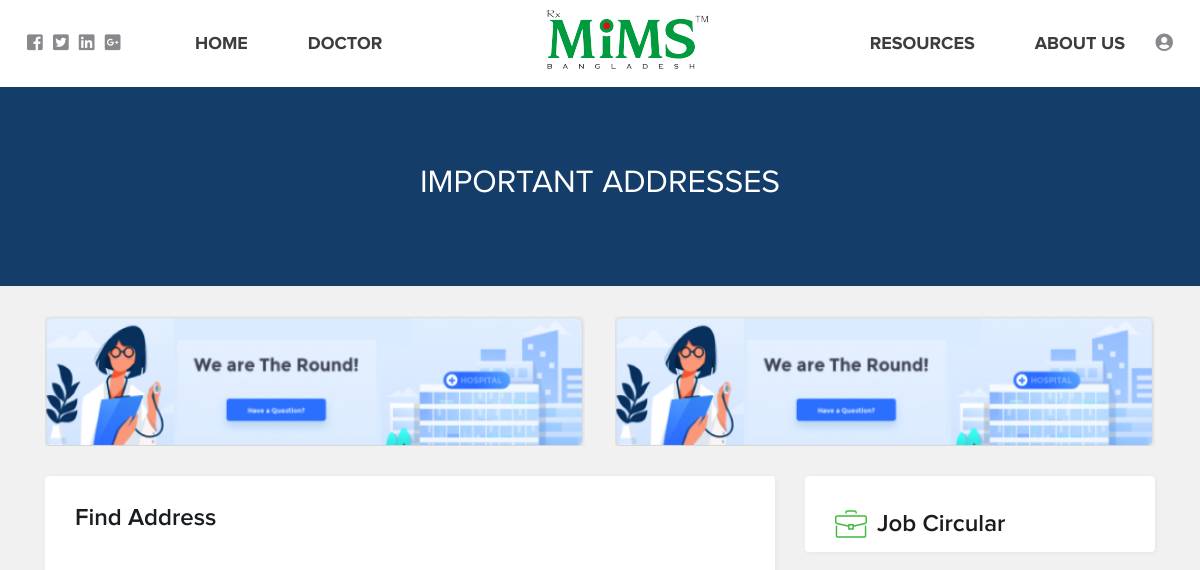
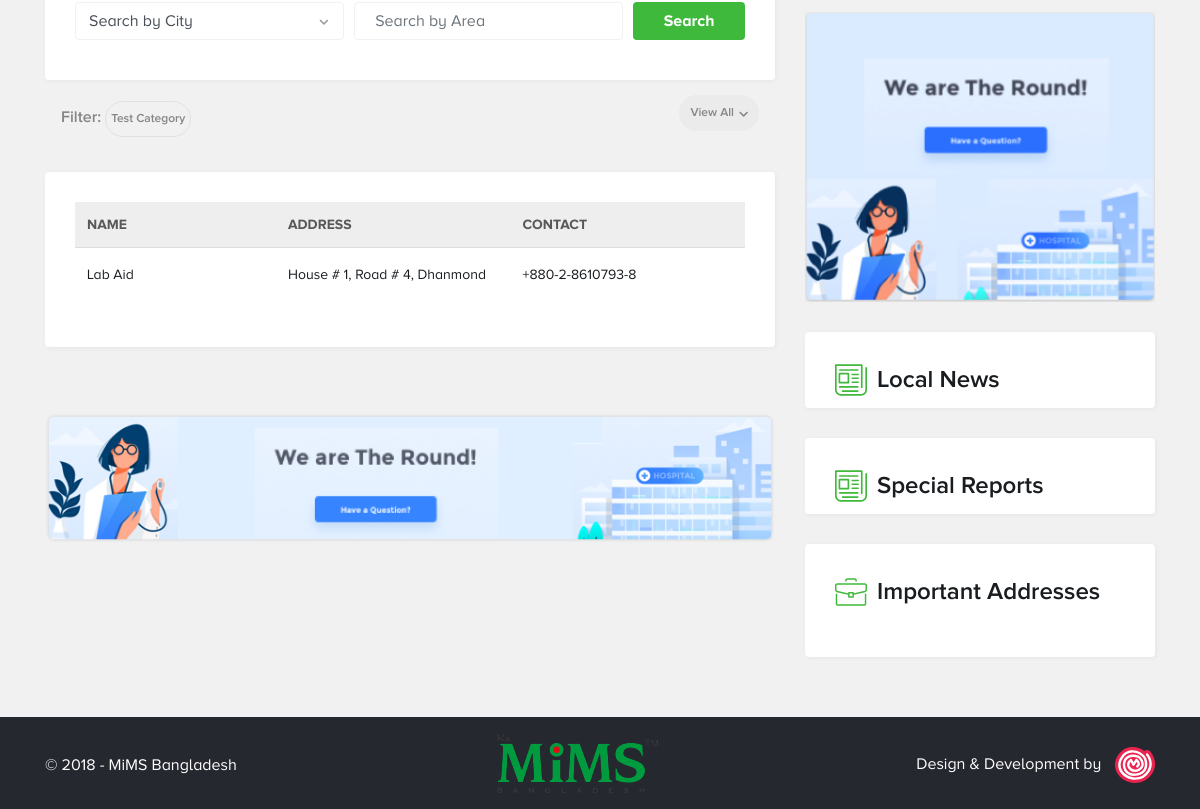
The app's page /index.php/address/getAllImportantAddress, older data (2 pictures, top to bottom).
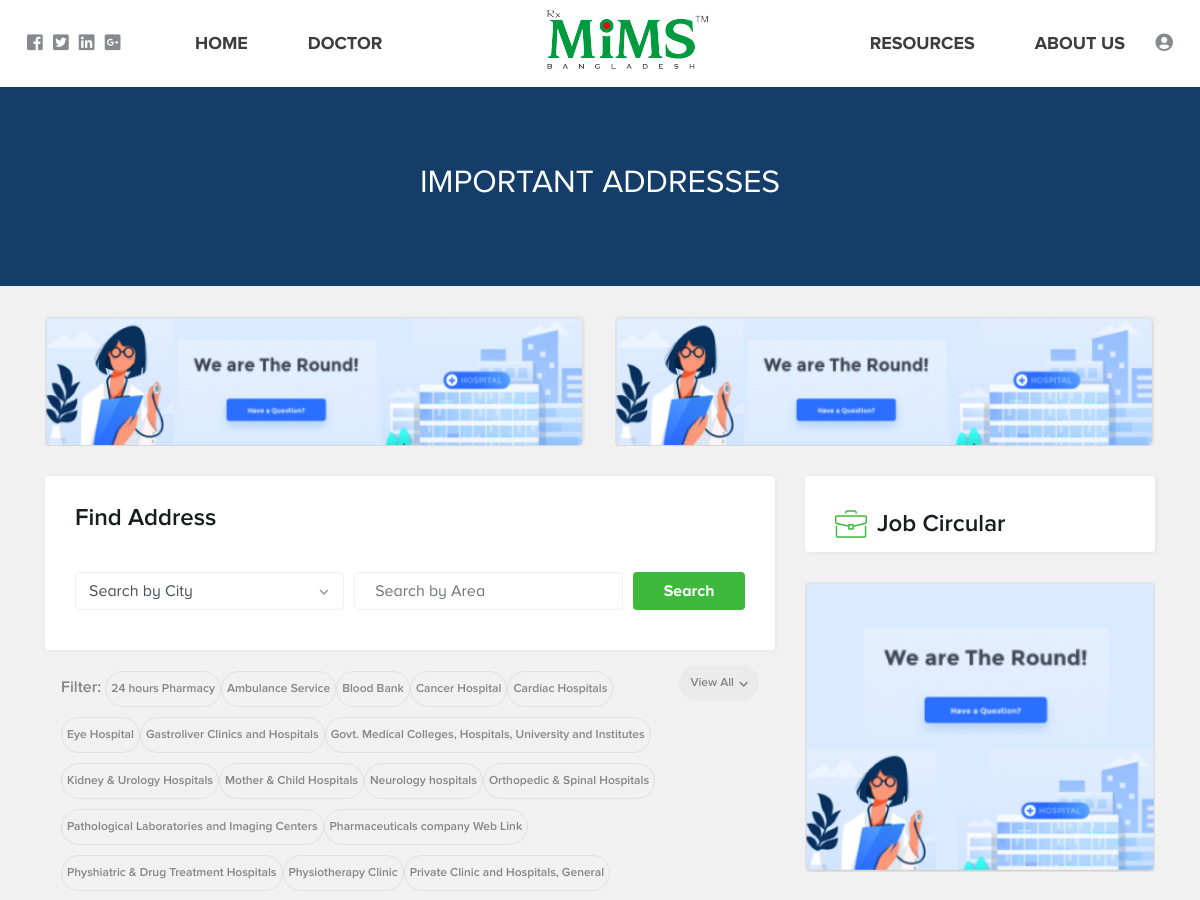
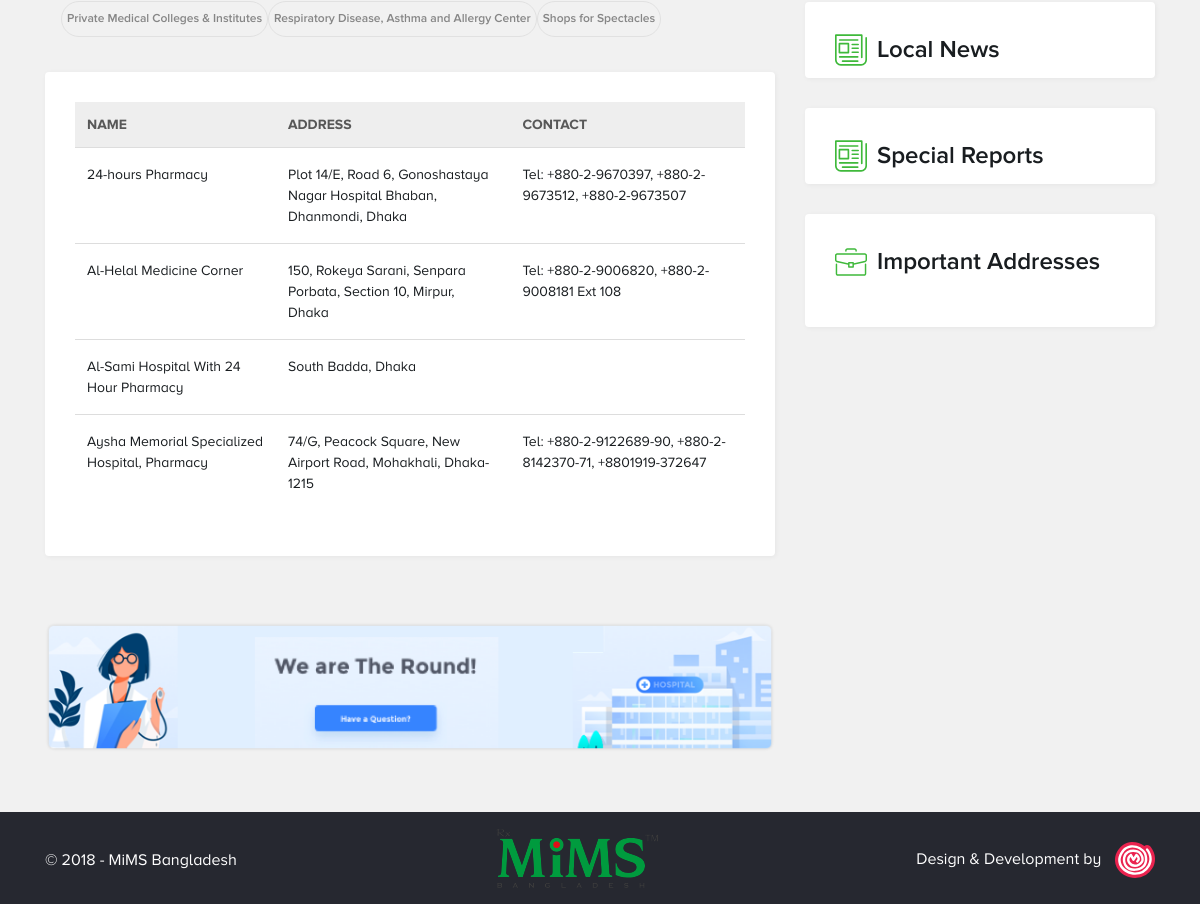
The same page, newer data (2 pictures, top to bottom).
### tables this page shows
CREATE TABLE `mims_addresscategory` (
  `ID` int(11) NOT NULL,
  `Name` varchar(100) NOT NULL,
  `CreatedBY` bigint(20) NOT NULL,
  `LastUpdate` timestamp NOT NULL DEFAULT CURRENT_TIMESTAMP,
  `IsActive` tinyint(1) NOT NULL DEFAULT '1'
);

CREATE TABLE `mims_addressinformation` (
  `ID` bigint(20) NOT NULL,
  `AddressCategoryID` int(11) NOT NULL,
  `Name` varchar(200) NOT NULL,
  `Address` varchar(500) NOT NULL,
  `ContactNumber` varchar(200) DEFAULT NULL,
  `CreatedBy` bigint(20) NOT NULL,
  `LastUpdate` timestamp NOT NULL DEFAULT CURRENT_TIMESTAMP,
  `IsActive` tinyint(1) NOT NULL DEFAULT '1'
);

### application/controllers/Address.php (called while the page is built, shortened)
<?php defined('BASEPATH') OR exit('No direct script access allowed');
class Address extends CI_Controller {
    public function __construct() {
        $this->load->model('AddressCategory_model');
        $this->load->model('AddressInformation_model');
        $this->load->model('Location_model');
    }
    public function getAllImportantAddress() {
        $data = array();
        $address_category_id = $this->input->get('AddressCategoryID');
        $data['AddressCategoryID'] = empty($address_category_id) ? '' : $address_category_id;
        list($data['AllAddress'], $data['TotalAddress']) = $this->AddressInformation_model->getAllActiveAddressInformation($address_category_id);
        $data['AllAddressCategory'] = $this->AddressCategory_model->getAllActiveAddressCategory();
        $data['Cities'] = $this->Location_model->getAllActiveCities();
        $this->load->view('front-end/header');
        $this->load->view('js/frontend-common-script');
        $this->load->view('js/frontend-address-script');
        $this->load->view('front-end/important-addresses', $data);
        $this->load->view('front-end/footer');
    }
}

### index.php (called while the page is built, shortened)
<?php
require_once BASEPATH.'core/CodeIgniter.php';

### application/models/AddressCategory_model.php (called while the page is built, shortened)
<?php if ( ! defined('BASEPATH')) exit('No direct script access allowed');
class AddressCategory_model extends GeneralData_model {
    public function getAllActiveAddressCategory() {
        $this->db->select('ID');
        $this->db->select('Name');
        $this->db->from('addresscategory');
        $this->db->where('IsActive', 1);
        $this->db->order_by('Name');
        $all_category = $this->db->get()->result_array();
        return $all_category;
    }
}

### application/models/AddressInformation_model.php (called while the page is built, shortened)
<?php if ( ! defined('BASEPATH')) exit('No direct script access allowed');
class AddressInformation_model extends GeneralData_model {
    public function getAllActiveAddressInformation($addressCategoryID) {
        $this->db->select('a.ID, a.Name, a.AddressCategoryID, a.Address, a.ContactNumber, a.IsActive');
        $this->db->from('addressinformation AS a');
        $this->db->where('a.IsActive', 1);
        if (!empty($addressCategoryID)) {
            $this->db->where('a.AddressCategoryID', $addressCategoryID);
        }$this->db->order_by('a.Name');
        $this->db->limit(config_item('per_page_address_information_number'));
        $all_address_information = $this->db->get()->result_array();
        $this->db->select('a.ID');
        $this->db->from('addressinformation AS a');
        $this->db->where('a.IsActive', 1);
        $this->db->order_by('a.Name');
        $all_information = $this->db->get()->result_array();
        return array($all_address_information, count($all_information));
    }
}

### application/views/front-end/important-addresses.php (the view, shortened to what the changed rows need)
<div class="banner title-banner d-md-flex d-none">
    <h2>Important Addresses</h2>
</div>
<div class="container">
    <div class="row">
        <div class="col-md-8 col-12">
            <div class="address-search-filters">
                      <span id="address-filter-list">
                          <?php
                          $category_no = 0;
                          foreach ($AllAddressCategory AS $category) {
                              $additional_filter_class = $category_no < 4 ? '' : ' address-additional-filter';
                              if ($category['ID'] == $AddressCategoryID) {
                                  echo '<label class="address-category-'.$category['ID'].' search-tag address-search-tag highlight'.$additional_filter_class.'"><a onclick="addressObject.getCategoryWiseAddresses('.$category['ID'].')">'.$category['Name'].'</a></label>';
                                  $selected_category_name = $category['Name'];
                              } else {
                                  echo '<label class="address-category-'.$category['ID'].' search-tag address-search-tag'.$additional_filter_class.'"><a onclick="addressObject.getCategoryWiseAddresses('.$category['ID'].')">'.$category['Name'].'</a></label>';
                              }
                              $category_no++;
                          }
                          ?>
                      </span>
            </div>
            <div class="content-section main">
                <div class="container address-table table-responsive">
                    <table class="table" id="address-list-table">
                        <thead>
                        <tr>
                            <th scope="col name-col" style="width: 30%">Name</th>
                            <th scope="col address-col" style="width: 35%">Address</th>
                            <th scope="col contact-col" style="width: 35%">Contact</th>
                        </tr>
                        </thead>
                        <tbody>
                        <?php
                        foreach ($AllAddress AS $address) {
                            echo '<tr>
                                    <td>'.$address['Name'].'</td>
                                    <td>'.$address['Address'].'</td>
                                    <td>'.$address['ContactNumber'].'</td>
                                </tr>';
                        }
                        ?>
                        </tbody>
                    </table>
                </div>
            </div>
        </div>
    </div>
</div>

Row changes from the older to the newer data that the page shows:
changed mims_addresscategory: Name "Test Category" → "24 hours Pharmacy"
added mims_addresscategory: Name "Ambulance Service"
added mims_addresscategory: Name "Blood Bank"
added mims_addresscategory: Name "Cancer Hospital"
added mims_addresscategory: Name "Cardiac Hospitals"
added mims_addresscategory: Name "Eye Hospital"
added mims_addresscategory: Name "Gastroliver Clinics and Hospitals"
added mims_addresscategory: Name "Govt. Medical Colleges, Hospitals, University and Institutes"
added mims_addresscategory: Name "Kidney & Urology Hospitals"
added mims_addresscategory: Name "Mother & Child Hospitals"
added mims_addresscategory: Name "Neurology hospitals"
added mims_addresscategory: Name "Orthopedic & Spinal Hospitals"
added mims_addresscategory: Name "Pathological Laboratories and Imaging Centers"
added mims_addresscategory: Name "Pharmaceuticals company Web Link"
added mims_addresscategory: Name "Physhiatric & Drug Treatment Hospitals"
added mims_addresscategory: Name "Physiotherapy Clinic"
added mims_addresscategory: Name "Private Clinic and Hospitals, General"
added mims_addresscategory: Name "Private Medical Colleges & Institutes"
added mims_addresscategory: Name "Respiratory Disease, Asthma and Allergy Center"
added mims_addresscategory: Name "Shops for Spectacles"
added mims_addressinformation: Name "24-hours Pharmacy", Address "Plot 14/E, Road 6, Gonoshastaya Nagar Hospital Bhaban, Dhanmondi, Dhaka", ContactNumber "Tel: +880-2-9670397, +880-2-9673512, +880-2-9673507"
changed mims_addressinformation: Name "Lab Aid" → "Al-Helal Medicine Corner"; Address "House # 1, Road # 4, Dhanmond" → "150, Rokeya Sarani, Senpara Porbata, Section 10, Mirpur, Dhaka"; ContactNumber "+880-2-8610793-8" → "Tel: +880-2-9006820, +880-2-9008181 Ext 108"
added mims_addressinformation: Name "Al-Sami Hospital With 24 Hour Pharmacy", Address "South Badda, Dhaka"
added mims_addressinformation: Name "Aysha Memorial Specialized Hospital, Pharmacy", Address "74/G, Peacock Square, New Airport Road, Mohakhali, Dhaka-1215", ContactNumber "Tel: +880-2-9122689-90, +880-2-8142370-71, +8801919-372647"
